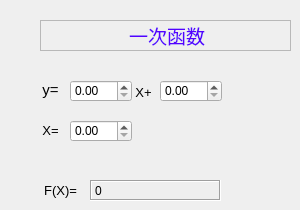
   <widget class="QWidget" name="page_2">
    <widget class="QLabel" name="label_2">
     <property name="geometry">
      <rect>
       <x>30</x>
       <y>80</y>
       <width>41</width>
       <height>21</height>
      </rect>
     </property>
     <property name="text">
      <string>&lt;html&gt;&lt;head/&gt;&lt;body&gt;&lt;p align=&quot;center&quot;&gt;&lt;span style=&quot; font-size:11pt;&quot;&gt;y=&lt;/span&gt;&lt;/p&gt;&lt;/body&gt;&lt;/html&gt;</string>
     </property>
    </widget>
    <widget class="QDoubleSpinBox" name="doubleSpinBox">
     <property name="geometry">
      <rect>
       <x>70</x>
       <y>80</y>
       <width>62</width>
       <height>22</height>
      </rect>
     </property>
    </widget>
    <widget class="QLabel" name="label_3">
     <property name="geometry">
      <rect>
       <x>133</x>
       <y>82</y>
       <width>21</width>
       <height>21</height>
      </rect>
     </property>
     <property name="text">
      <string>&lt;html&gt;&lt;head/&gt;&lt;body&gt;&lt;p align=&quot;center&quot;&gt;&lt;span style=&quot; font-size:10pt;&quot;&gt;X+&lt;/span&gt;&lt;/p&gt;&lt;/body&gt;&lt;/html&gt;</string>
     </property>
    </widget>
    <widget class="QDoubleSpinBox" name="doubleSpinBox_2">
     <property name="geometry">
      <rect>
       <x>160</x>
       <y>80</y>
       <width>62</width>
       <height>22</height>
      </rect>
     </property>
    </widget>
    <widget class="QLabel" name="label_4">
     <property name="geometry">
      <rect>
       <x>30</x>
       <y>120</y>
       <width>41</width>
       <height>21</height>
      </rect>
     </property>
     <property name="text">
      <string>&lt;html&gt;&lt;head/&gt;&lt;body&gt;&lt;p align=&quot;center&quot;&gt;&lt;span style=&quot; font-size:10pt;&quot;&gt;X=&lt;/span&gt;&lt;/p&gt;&lt;/body&gt;&lt;/html&gt;</string>
     </property>
    </widget>
    <widget class="QDoubleSpinBox" name="doubleSpinBox_3">
     <property name="geometry">
      <rect>
       <x>70</x>
       <y>120</y>
       <width>62</width>
       <height>22</height>
      </rect>
     </property>
    </widget>
    <widget class="QLabel" name="label_5">
     <property name="geometry">
      <rect>
       <x>30</x>
       <y>180</y>
       <width>61</width>
       <height>21</height>
      </rect>
     </property>
     <property name="text">
      <string>&lt;html&gt;&lt;head/&gt;&lt;body&gt;&lt;p align=&quot;center&quot;&gt;&lt;span style=&quot; font-size:10pt;&quot;&gt;F(X)=&lt;/span&gt;&lt;/p&gt;&lt;/body&gt;&lt;/html&gt;</string>
     </property>
    </widget>
    <widget class="QLabel" name="label_6">
     <property name="geometry">
      <rect>
       <x>90</x>
       <y>180</y>
       <width>131</width>
       <height>21</height>
      </rect>
     </property>
     <property name="frameShape">
      <enum>QFrame::Box</enum>
     </property>
     <property name="frameShadow">
      <enum>QFrame::Sunken</enum>
     </property>
     <property name="text">
      <string>0</string>
     </property>
    </widget>
    <widget class="QLabel" name="label_33">
     <property name="geometry">
      <rect>
       <x>40</x>
       <y>20</y>
       <width>251</width>
       <height>31</height>
      </rect>
     </property>
     <property name="frameShape">
      <enum>QFrame::StyledPanel</enum>
     </property>
     <property name="frameShadow">
      <enum>QFrame::Raised</enum>
     </property>
     <property name="text">
      <string>&lt;html&gt;&lt;head/&gt;&lt;body&gt;&lt;p align=&quot;center&quot;&gt;&lt;span style=&quot; font-size:14pt; color:#5500ff;&quot;&gt;一次函数&lt;/span&gt;&lt;/p&gt;&lt;/body&gt;&lt;/html&gt;</string>
     </property>
    </widget>
    <widget class="QWidget" name="verticalLayoutWidget_16">
     <property name="geometry">
      <rect>
       <x>40</x>
       <y>20</y>
       <width>251</width>
       <height>31</height>
      </rect>
     </property>
     <layout class="QVBoxLayout" name="verticalLayout_16"/>
    </widget>
   </widget>
